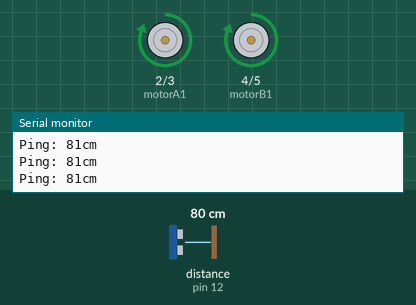
A sketch run on a simulated Arduino Uno, built with avr-gcc and run on an emulated ATmega328P. Parts: motor-driver pin pairs drawn as motors (green arrow = first pin HIGH = forward, orange = second pin HIGH = backward, longer = more drive, scaled by the enable pin), the last lines printed to the serial monitor. The inputs (shaded band) are chosen by the test bench; at power-on: distance to the obstacle (sensor on pin 12) 80 cm. The echo pulse lasts 58.3 µs per cm.

Above: at 1.2 s.
1.3 s: distance to the obstacle (sensor on pin 12) set to 11 cm
2.8 s: distance to the obstacle (sensor on pin 12) set to 8 cm
At 4.0 s:
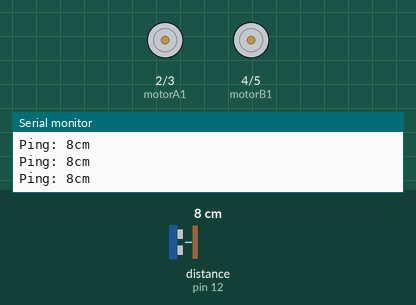
4.3 s: distance to the obstacle (sensor on pin 12) set to 120 cm
At 5.5 s:
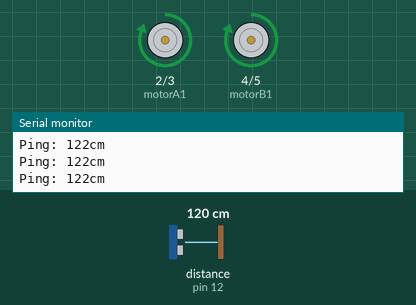
5.8 s: distance to the obstacle (sensor on pin 12) set to 2 cm
At 6.6 s:
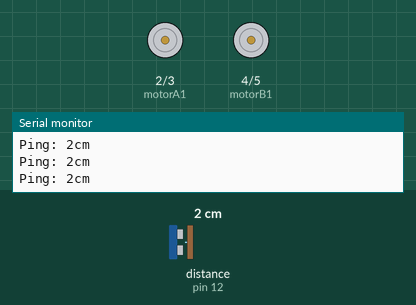
Timing chart, 0 to 8.3 s (numbered marks = the images above; inputs shaded):
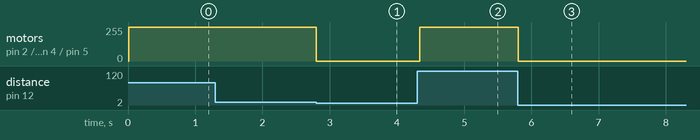

Measured:
- the behaviour switches between 10 and 9 cm on distance to the obstacle (sensor on pin 12) (found by bisection; images 0 and 1)
- after the input at 2.8 s, motor on pin 2 (motorA1) / pin 3 (motorA2), motor on pin 4 (motorB1) / pin 5 (motorB2): forward 255/255 → stopped at once
- after the input at 4.3 s, motor on pin 2 (motorA1) / pin 3 (motorA2), motor on pin 4 (motorB1) / pin 5 (motorB2): stopped → forward 255/255 at once
- after the input at 5.8 s, motor on pin 2 (motorA1) / pin 3 (motorA2), motor on pin 4 (motorB1) / pin 5 (motorB2): forward 255/255 → stopped at once

The sketch:

ultrasonic.ino
```cpp
#include<NewPing.h>
int motorA1=2;
int motorA2=3;
int motorB1=4;
int motorB2=5;
int enA =9;
int enB =10;
# define TRIGGER_PIN 13
#define ECHO_PIN 12
#define MAX_DISTANCE 200
NewPing sonar (TRIGGER_PIN, ECHO_PIN,MAX_DISTANCE);
void setup(){
  Serial.begin(115200);
  pinMode(motorA1,OUTPUT);
pinMode(motorA2,OUTPUT);
pinMode(motorB1,OUTPUT);
pinMode(motorB2,OUTPUT);
analogWrite (enA, 250);
analogWrite (enB,250);
}
   void Stop (){
  digitalWrite(motorA1,LOW);
 digitalWrite(motorA2,LOW);
 digitalWrite(motorB1,LOW);
 digitalWrite(motorB2,LOW);}

     void forward ()
 {   digitalWrite(motorA1,HIGH);
 digitalWrite(motorA2,LOW);
 digitalWrite(motorB1,HIGH);
 digitalWrite(motorB2,LOW);
 analogWrite (enA,255);
 analogWrite (enB,255);}


  void loop (){

  Serial.print ("Ping: ");
  Serial.print (sonar.ping_cm());
  Serial.println ("cm");
  if ((sonar.ping_cm()>=10))
  {forward ();}
  else
  {Stop();
    delay (30);
  } }
```
